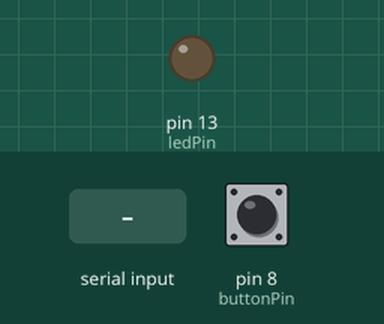
A sketch run on a simulated Arduino Uno, built with avr-gcc and run on an emulated ATmega328P. Parts: output pins drawn as LEDs (lit = HIGH). The inputs (shaded band) are chosen by the test bench; at power-on: pin 8 (buttonPin) LOW.

Above: at 1.2 s.
1.3 s: "4321\n" received over the second serial link
At 1.6 s:
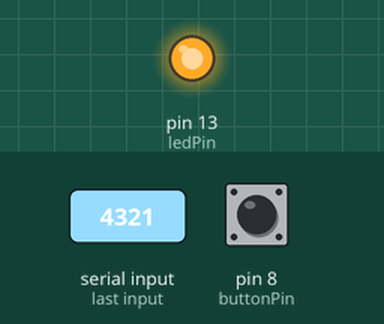
Timing chart, 0 to 4.3 s (numbered marks = the images above; inputs shaded):
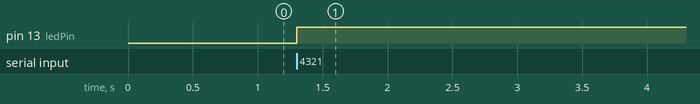

The sketch:

HC12_SENDER_TEST.ino
```cpp
#include <SoftwareSerial.h>

SoftwareSerial mySerial(2, 3); //RX, TX

int ledPin = 13;

int buttonPin = 8;

unsigned long last = millis();//set timer


void setup() {
  pinMode(buttonPin, INPUT);
  mySerial.begin(9600);
  pinMode(ledPin, OUTPUT);
}

void loop() {

  boolean ledState = digitalRead(ledPin);
  int buttonState = digitalRead(buttonPin);
  if(buttonState == 1)
  {//if button is down
    mySerial.println(1234);//send unique code to the receiver in this case 1234
  }
  if(mySerial.available() > 1){
    int input = mySerial.parseInt();//read serial input and convert to integer (-32,768 to 32,767)

    if(millis() - last > 250)
    {
      //if time now is 250 milliseconds greater than last time
      if(ledState == 0 && input == 4321)
      {
        //if LED is off and button code is ok
        digitalWrite(ledPin, HIGH);
      }
      else if(ledState == 1 && input == 4321)
      {
        //if LED is off and button code is ok
        digitalWrite(ledPin, LOW);
      }
    }

    mySerial.flush();//clear the serial buffer for unwanted inputs
    last = millis();//reset timer
  }
  delay(20);//delay little for better serial communication
}
```

Measured:
- after the input at 1.3 s, pin 13 (ledPin): LOW → HIGH at once
